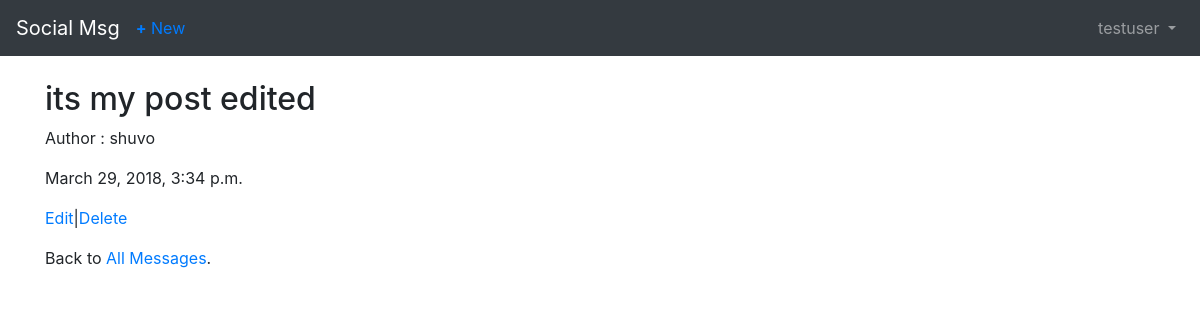
The app's page /posts/1/ (signed in), older data.
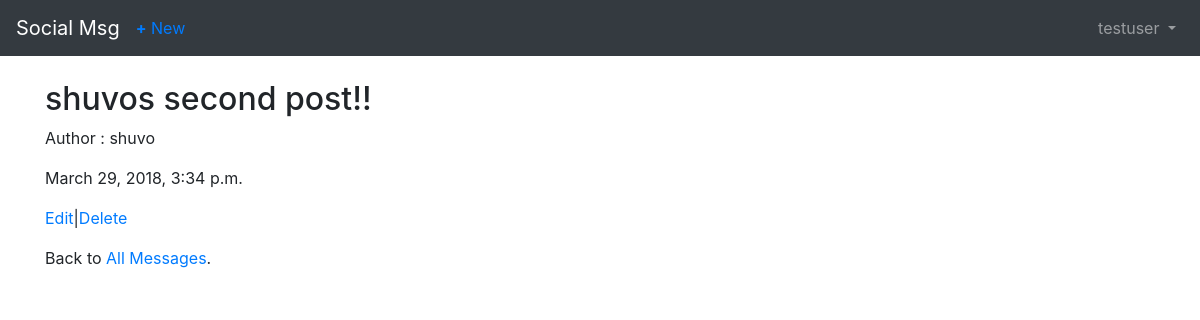
The same page, newer data.
### posts/models.py (models this page shows, shortened)
class Post(models.Model):
    message = models.CharField(max_length=280)
    date = models.DateTimeField(auto_now_add=True)
    author = models.ForeignKey(
        settings.AUTH_USER_MODEL,
        on_delete=models.CASCADE,
    )

### users/models.py (models this page shows)
class CustomUser(AbstractUser):
    objects = CustomUserManager()

### posts/views.py (the view)
# urls.py: path('<int:pk>/', views.PostDetailView.as_view(), name='post_detail'),
class PostDetailView(LoginRequiredMixin,DetailView):
    model = models.Post
    template_name = 'post_detail.html'
    login_url = 'login'

### templates/post_detail.html
{% extends 'base.html' %} {% block content %}
<div class="post-entry">
    <h2>{{object.message}}</h2>
    <p>Author : {{object.author}}</p>
    <p>{{object.date}}</p>
</div>
<p><a href="{%url 'post_edit' post.pk%}">Edit</a>|<a href="{%url 'post_delete' post.pk%}">Delete</a></p>
<p>Back to <a href="{%url 'post_list'%}">All Messages</a>.</p>
{% endblock %}

Row changes from the older to the newer data that the page shows:
changed Post "shuvo": message "its my post edited" → "shuvos second post!!"
